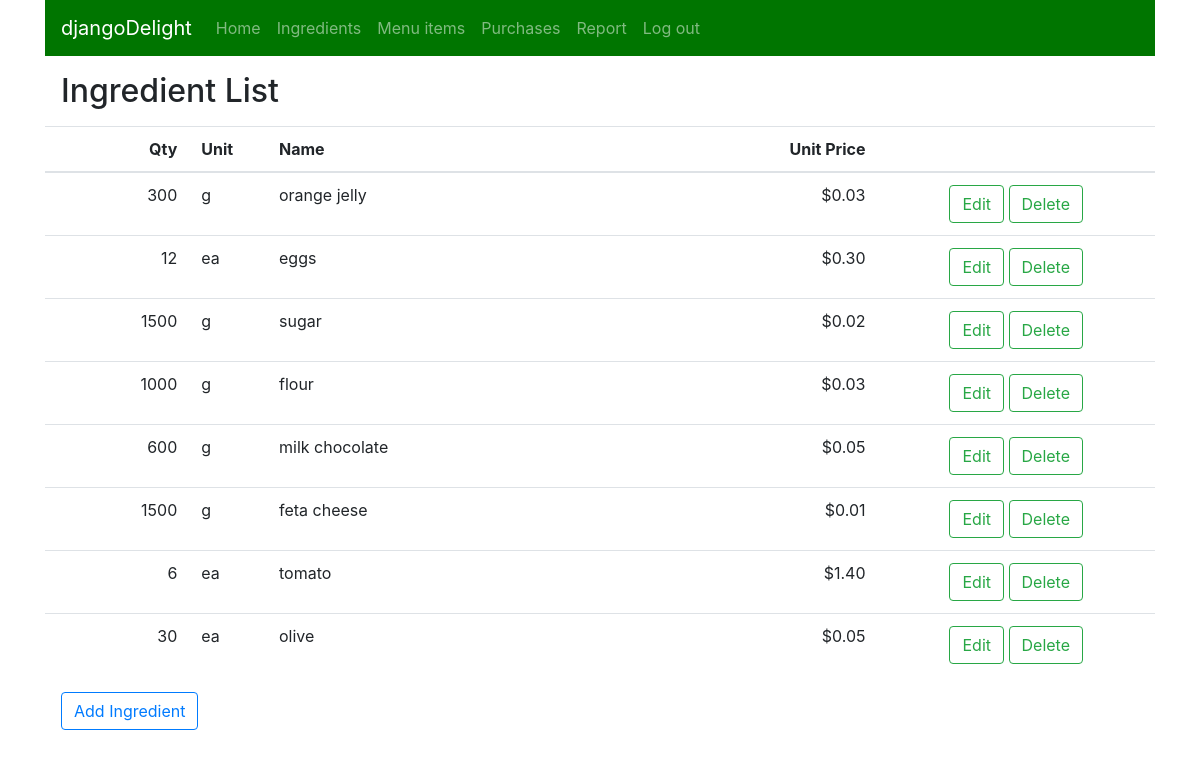
The app's page /ingredient/list (signed in) with its own data.
### djangoDelight/models.py (models this page shows, shortened)
class Ingredient(models.Model):
    UNIT_CHOICES = [
        ('cup', 'Cup'),
        ('ea', '#'),
        ('g', 'grams'),
        ('ml', 'mL'),
    ]
    name = models.CharField(max_length=100)
    quantity = models.IntegerField(default=0)
    unit = models.CharField(max_length=10, default="", choices=UNIT_CHOICES)
    unit_price = models.DecimalField(max_digits=3, decimal_places=2)

### djangoDelight/views.py (the view)
# urls.py: path('ingredient/list', views.IngredientList.as_view(), name="ingredientlist"),
class IngredientList(LoginRequiredMixin, ListView):
    model = Ingredient

### djangoDelight/templates/djangoDelight/ingredient_list.html
{% extends './base.html' %}
{% block content %}
<h2 class="m-3">Ingredient List</h2>
<table class="table" id="ingredients">
    <thead>
      <tr>
        <th class="text-right" style="width:13%">Qty</th>
        <th style="width:7%">Unit</th>
        <th style="width:40%">Name</th>
        <th class="text-right" style="width:15%">Unit Price</th>
        <th style="width:25%"></th>
      </tr>
    </thead>
    <tbody>
  {% for i in ingredient_list %}
  <tr>
      <td class="text-right">{{ i.quantity }}</td>
      <td>{{ i.unit }}</td>
      <td>{{ i.name }}</td>
      <td class="text-right">${{ i.unit_price }}</td>
      <td class="text-center">
          <a href="{% url 'ingredientupdate' i.id %}">
              <button type="button" class="btn btn-outline-success">Edit</button>
          </a>
          <a href="{% url 'ingredientdelete' i.id %}">
              <button type="button" class="btn btn-outline-success">Delete</button>
          </a>
      </td>
  </tr>
  {% endfor %}
    </tbody>
</table>
<div class="m-3">
    <a href="{% url 'ingredientcreate' %}">
        <button class="btn btn-outline-primary">Add Ingredient</button>
    </a>
</div>
{% endblock %}

### djangoDelight/templates/djangoDelight/base.html (shortened to what this page needs)
<head>
    <link href="https://unpkg.com/@csstools/normalize.css" rel="stylesheet" />
    <link rel="stylesheet" href="https://cdn.jsdelivr.net/npm/bootstrap@4.6.2/dist/css/bootstrap.min.css">
</head>
<body>
{% load static %}
<div class="container">
    <nav class="navbar navbar-expand-sm navbar-dark" style="background-color: #007500">
      <a class="navbar-brand" href="#">djangoDelight</a>
        <div class="navbar-nav">
            <a class="nav-link" href="{% url 'home' %}">Home</a>
            <a class="nav-link" href="{% url 'ingredientlist' %}">Ingredients</a>
            <a class="nav-link" href="{% url 'menuitemlist' %}">Menu items</a>
            <a class="nav-link" href="{% url 'purchaselist' %}">Purchases</a>
            <a class="nav-link" href="{% url 'profit_report' %}">Report</a>
            <a class="nav-link" href="{% url 'logout' %}">Log out</a>
        </div>
    </nav>
        {% block content %}
        {% endblock %}
</div>
</body>

### records on screen
Ingredient: quantity "300", unit "g", name "orange jelly", unit_price "0.03"
Ingredient: quantity "12", unit "ea", name "eggs", unit_price "0.30"
Ingredient: quantity "1500", unit "g", name "sugar", unit_price "0.02"
Ingredient: quantity "1000", unit "g", name "flour", unit_price "0.03"
Ingredient: quantity "600", unit "g", name "milk chocolate", unit_price "0.05"
Ingredient: quantity "1500", unit "g", name "feta cheese", unit_price "0.01"
Ingredient: quantity "6", unit "ea", name "tomato", unit_price "1.40"
Ingredient: quantity "30", unit "ea", name "olive", unit_price "0.05"
